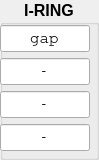
              <widget class="QGroupBox" name="groupBox_EPU_record_2">
               <property name="sizePolicy">
                <sizepolicy hsizetype="Preferred" vsizetype="Preferred">
                 <horstretch>0</horstretch>
                 <verstretch>0</verstretch>
                </sizepolicy>
               </property>
               <property name="font">
                <font>
                 <pointsize>12</pointsize>
                 <weight>75</weight>
                 <bold>true</bold>
                 <kerning>true</kerning>
                </font>
               </property>
               <property name="title">
                <string>I-RING</string>
               </property>
               <property name="alignment">
                <set>Qt::AlignHCenter|Qt::AlignTop</set>
               </property>
               <widget class="QLineEdit" name="lineEdit_plt_Iring">
                <property name="geometry">
                 <rect>
                  <x>0</x>
                  <y>25</y>
                  <width>90</width>
                  <height>27</height>
                 </rect>
                </property>
                <property name="sizePolicy">
                 <sizepolicy hsizetype="Fixed" vsizetype="Fixed">
                  <horstretch>0</horstretch>
                  <verstretch>0</verstretch>
                 </sizepolicy>
                </property>
                <property name="font">
                 <font>
                  <family>Courier</family>
                  <pointsize>12</pointsize>
                  <weight>50</weight>
                  <bold>false</bold>
                 </font>
                </property>
                <property name="statusTip">
                 <string>optic 1</string>
                </property>
                <property name="whatsThis">
                 <string>first optic title</string>
                </property>
                <property name="text">
                 <string>gap</string>
                </property>
                <property name="alignment">
                 <set>Qt::AlignCenter</set>
                </property>
               </widget>
               <widget class="QLineEdit" name="lineEdit_plt_EPU57_phase_2">
                <property name="geometry">
                 <rect>
                  <x>0</x>
                  <y>58</y>
                  <width>90</width>
                  <height>27</height>
                 </rect>
                </property>
                <property name="sizePolicy">
                 <sizepolicy hsizetype="Fixed" vsizetype="Fixed">
                  <horstretch>0</horstretch>
                  <verstretch>0</verstretch>
                 </sizepolicy>
                </property>
                <property name="font">
                 <font>
                  <family>Courier</family>
                  <pointsize>12</pointsize>
                  <weight>50</weight>
                  <bold>false</bold>
                 </font>
                </property>
                <property name="statusTip">
                 <string>optic 1</string>
                </property>
                <property name="whatsThis">
                 <string>first optic title</string>
                </property>
                <property name="text">
                 <string>-</string>
                </property>
                <property name="alignment">
                 <set>Qt::AlignCenter</set>
                </property>
               </widget>
               <widget class="QLineEdit" name="lineEdit_plt_EPU105_gap_2">
                <property name="enabled">
                 <bool>true</bool>
                </property>
                <property name="geometry">
                 <rect>
                  <x>0</x>
                  <y>91</y>
                  <width>90</width>
                  <height>27</height>
                 </rect>
                </property>
                <property name="sizePolicy">
                 <sizepolicy hsizetype="Fixed" vsizetype="Fixed">
                  <horstretch>0</horstretch>
                  <verstretch>0</verstretch>
                 </sizepolicy>
                </property>
                <property name="font">
                 <font>
                  <family>Courier</family>
                  <pointsize>12</pointsize>
                  <weight>50</weight>
                  <bold>false</bold>
                 </font>
                </property>
                <property name="statusTip">
                 <string>optic 1</string>
                </property>
                <property name="whatsThis">
                 <string>first optic title</string>
                </property>
                <property name="text">
                 <string>-</string>
                </property>
                <property name="frame">
                 <bool>true</bool>
                </property>
                <property name="alignment">
                 <set>Qt::AlignCenter</set>
                </property>
                <property name="clearButtonEnabled" stdset="0">
                 <bool>false</bool>
                </property>
               </widget>
               <widget class="QLineEdit" name="lineEdit_plt_EPU105_phase_2">
                <property name="enabled">
                 <bool>true</bool>
                </property>
                <property name="geometry">
                 <rect>
                  <x>0</x>
                  <y>124</y>
                  <width>90</width>
                  <height>27</height>
                 </rect>
                </property>
                <property name="sizePolicy">
                 <sizepolicy hsizetype="Fixed" vsizetype="Fixed">
                  <horstretch>0</horstretch>
                  <verstretch>0</verstretch>
                 </sizepolicy>
                </property>
                <property name="font">
                 <font>
                  <family>Courier</family>
                  <pointsize>12</pointsize>
                  <weight>50</weight>
                  <bold>false</bold>
                 </font>
                </property>
                <property name="statusTip">
                 <string>optic 1</string>
                </property>
                <property name="whatsThis">
                 <string>first optic title</string>
                </property>
                <property name="text">
                 <string>-</string>
                </property>
                <property name="frame">
                 <bool>true</bool>
                </property>
                <property name="alignment">
                 <set>Qt::AlignCenter</set>
                </property>
               </widget>
              </widget>
